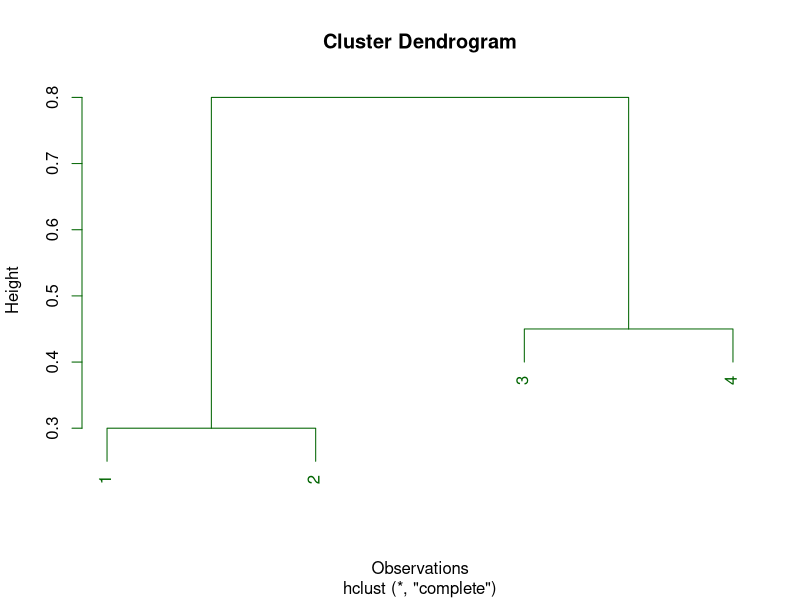
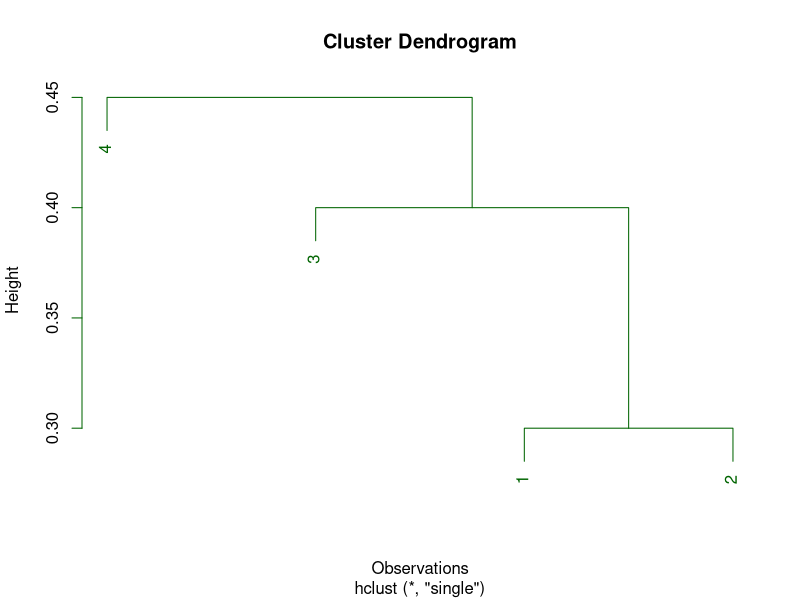
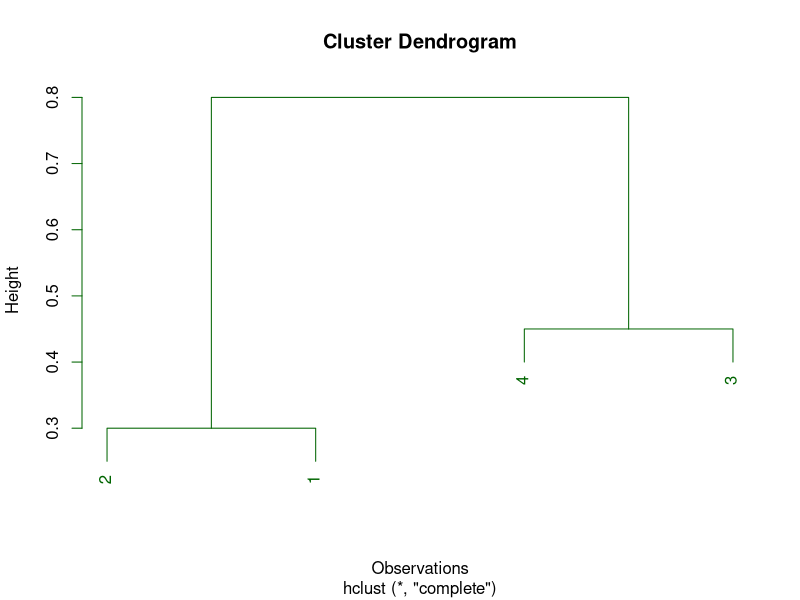

Source code (R) for these figures, in order:
# Problem 1
# Part (a)

rm(list = ls())
dissimMat = matrix(c(0, 0.3, 0.4, 0.7, 0.3, 0, 0.5, 0.8, 0.4, 0.5, 0, 0.45, 0.7, 0.8, 0.45, 0), nrow = 4, byrow = T)
dissimMat = as.dist(dissimMat)
hclustRes = hclust(dissimMat, method = "complete")
plot(hclustRes, col = "darkgreen", xlab = "Observations")

# Hand calculated result
# This is the result after putting 1 and 2 in one cluster
# The first row/column represent the cluster of (1, 2)
dissimMat2 = matrix(c(0, 0.5, 0.8, 0.5, 0, 0.45, 0.8, 0.45, 0), nrow = 3, byrow = T)
print(dissimMat2)


# Part (b)

rm(list = ls())
dissimMat = matrix(c(0, 0.3, 0.4, 0.7, 0.3, 0, 0.5, 0.8, 0.4, 0.5, 0, 0.45, 0.7, 0.8, 0.45, 0), nrow = 4, byrow = T)
dissimMat = as.dist(dissimMat)
hclustRes = hclust(dissimMat, method = "single")
plot(hclustRes, col = "darkgreen", xlab = "Observations")


# Part (d)

rm(list = ls())
dissimMat = matrix(c(0, 0.3, 0.4, 0.7, 0.3, 0, 0.5, 0.8, 0.4, 0.5, 0, 0.45, 0.7, 0.8, 0.45, 0), nrow = 4, byrow = T)
dissimMat = as.dist(dissimMat)
hclustRes = hclust(dissimMat, method = "complete")
label = c(2, 1, 4, 3)
plot(hclustRes, labels = label, col = "darkgreen", xlab = "Observations")


